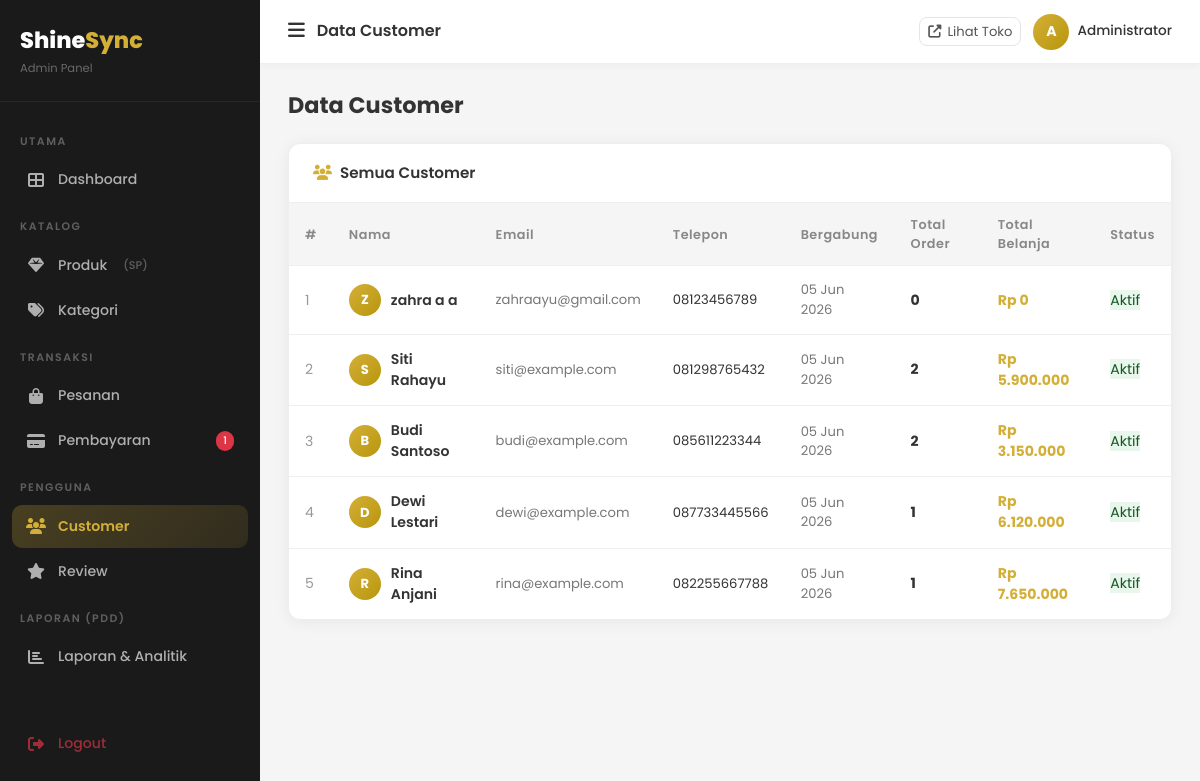
The app's page /admin/customers (signed in), older data.
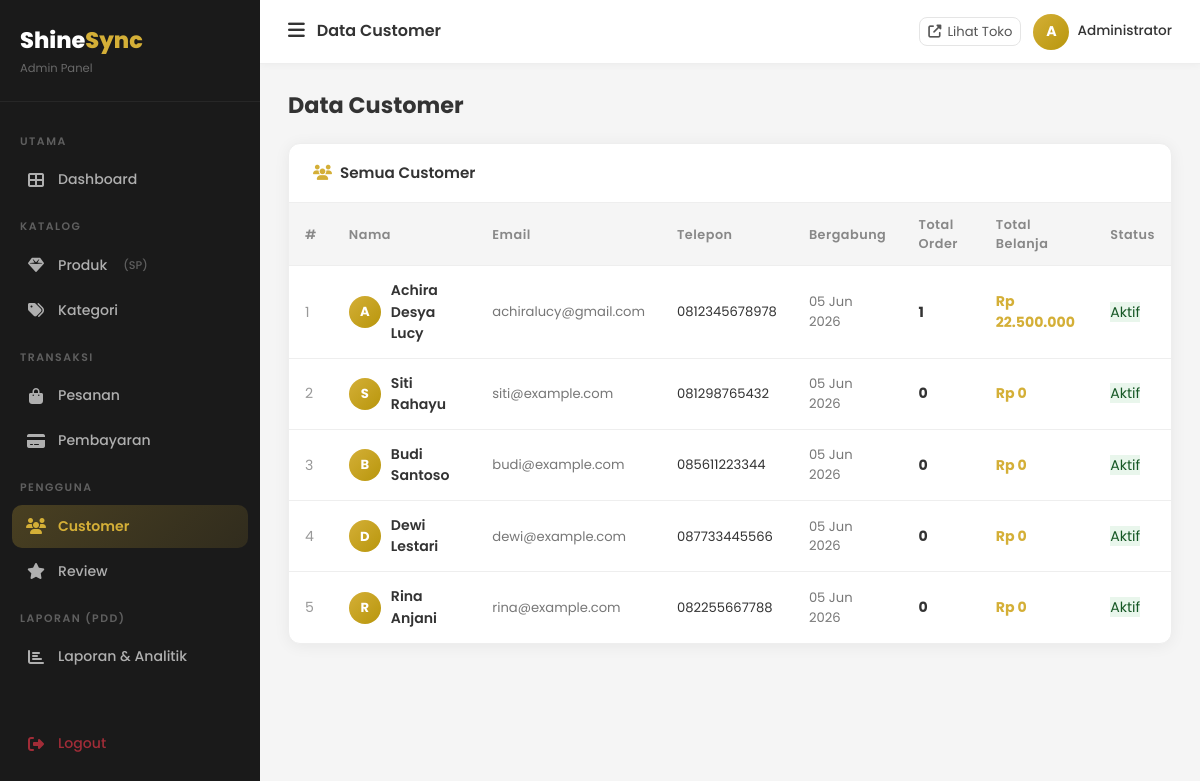
The same page, newer data.
### tables this page shows
CREATE TABLE `users` (
  `id` int UNSIGNED NOT NULL,
  `name` varchar(100) NOT NULL,
  `email` varchar(150) NOT NULL,
  `password` varchar(255) NOT NULL,
  `phone` varchar(20) DEFAULT NULL,
  `address` text,
  `avatar` varchar(255) DEFAULT 'default.png',
  `role` enum('admin','customer') NOT NULL DEFAULT 'customer',
  `is_active` tinyint(1) NOT NULL DEFAULT '1',
  `created_at` timestamp NULL DEFAULT CURRENT_TIMESTAMP,
  `updated_at` timestamp NULL DEFAULT CURRENT_TIMESTAMP ON UPDATE CURRENT_TIMESTAMP
);

### app/core/Controller.php (called while the page is built, shortened)
<?php
class Controller
{
    protected function view(string $viewPath, array $data = []): void
    {
        extract($data);
        $file = __DIR__ . '/../views/' . $viewPath . '.php';
        require $file;
    }
}

### app/controllers/DashboardController.php (called while the page is built, shortened)
<?php
class DashboardController extends Controller
{
    public function customers(): void
    {
        $customers = (new User())->getAllCustomers();
        $this->view('admin/customers/index', compact('customers', 'pageTitle'));
    }
}

### app/core/Database.php (called while the page is built, shortened)
<?php
class Database
{
    private static ?Database $instance = null;
    private mysqli $conn;
    private function __construct()
    {
        $this->conn = new mysqli(DB_HOST, DB_USER, DB_PASS, DB_NAME, DB_PORT);
        $this->conn->set_charset(DB_CHARSET);
    }
    public static function getInstance(): Database
    {
        if (self::$instance === null) {
            self::$instance = new self();
        }
        return self::$instance;
    }
    public function query(string $sql, array $params = []): array
    {
        if (empty($params)) {
            $result = $this->conn->query($sql);
            return $result->fetch_all(MYSQLI_ASSOC) ?: [];
        }
        $stmt = $this->prepare($sql, $params);
        $stmt->execute();
        $result = $stmt->get_result();
        return $result ? $result->fetch_all(MYSQLI_ASSOC) : [];
    }
    public function queryOne(string $sql, array $params = []): ?array
    {
        $rows = $this->query($sql, $params);
        return $rows[0] ?? null;
    }
}

### app/core/Model.php (called while the page is built, shortened)
<?php
class Model
{
    public function __construct()
    {
        $this->db = Database::getInstance();
    }
}

### app/models/Payment.php (called while the page is built, shortened)
<?php
class Payment extends Model
{
    public function getPendingCount(): int
    {
        $row = $this->db->queryOne(
            "SELECT COUNT(*) AS total FROM payments WHERE status='pending' AND proof_image IS NOT NULL"
        );
        return (int)($row['total'] ?? 0);
    }
}

### app/models/User.php (called while the page is built, shortened)
<?php
class User extends Model
{
    public function getAllCustomers(): array
    {
        return $this->db->query(
            "SELECT u.*, COUNT(DISTINCT o.id) AS total_orders, COALESCE(SUM(o.grand_total),0) AS total_spent
             FROM users u
             LEFT JOIN orders o ON u.id = o.user_id AND o.status != 'cancelled'
             WHERE u.role = 'customer'
             GROUP BY u.id
             ORDER BY u.created_at DESC"
        );
    }
}

### app/views/admin/customers/index.php (the view, shortened to what the changed rows need)
<?php
include __DIR__ . '/../../layouts/admin_header.php';
?>
<div class="admin-page-header"><h2>Data Customer</h2></div>
<div class="admin-card">
  <div style="overflow-x:auto;">
    <table class="admin-table">
      <thead><tr><th>#</th><th>Nama</th><th>Email</th><th>Telepon</th><th>Bergabung</th><th>Total Order</th><th>Total Belanja</th><th>Status</th></tr></thead>
      <tbody>
        <?php if(empty($customers)): ?>
        <tr><td colspan="8" style="text-align:center;padding:40px;color:#999;">Belum ada customer.</td></tr>
        <?php else: foreach($customers as $i=>$c): ?>
        <tr>
          <td style="color:#999;"><?= $i+1 ?></td>
          <td>
            <div style="display:flex;align-items:center;gap:10px;">
              <div style="width:32px;height:32px;border-radius:50%;background:linear-gradient(135deg,#D4AF37,#B8960C);display:flex;align-items:center;justify-content:center;color:#fff;font-weight:700;font-size:.82rem;flex-shrink:0;">
                <?= strtoupper(substr($c['name'],0,1)) ?>
              </div>
              <span style="font-weight:600;font-size:.88rem;"><?= htmlspecialchars($c['name']) ?></span>
            </div>
          </td>
          <td style="font-size:.82rem;color:#777;"><?= htmlspecialchars($c['email']) ?></td>
          <td style="font-size:.82rem;"><?= htmlspecialchars($c['phone']??'-') ?></td>
          <td style="font-size:.82rem;color:#777;"><?= date('d M Y',strtotime($c['created_at'])) ?></td>
          <td style="font-weight:700;"><?= $c['total_orders'] ?></td>
          <td style="font-weight:700;color:#D4AF37;">Rp <?= number_format($c['total_spent'],0,',','.') ?></td>
          <td><span class="status-badge" style="<?= $c['is_active']?'background:rgba(40,167,69,.1);color:#155724;':'background:rgba(220,53,69,.1);color:#721c24;' ?>"><?= $c['is_active']?'Aktif':'Nonaktif' ?></span></td>
        </tr>
        <?php endforeach; endif; ?>
      </tbody>
    </table>
  </div>
</div>
<?php include __DIR__ . '/../../layouts/admin_footer.php'; ?>

### app/views/layouts/admin_header.php (shortened to what the changed rows need)
<?php
$currentUri = trim(parse_url($_SERVER['REQUEST_URI'], PHP_URL_PATH), '/');
$baseUri = trim(parse_url(APP_URL, PHP_URL_PATH), '/');
$currentUri = $baseUri ? ltrim(substr($currentUri, strlen($baseUri)), '/') : $currentUri;
$parts = explode('/', $currentUri);
$segment1 = $parts[1] ?? '';
function adminNavActive(string $segment, string $current): string {
    return str_starts_with($current, $segment) ? 'active' : '';
}
?>
<!DOCTYPE html>
<html lang="id">
<head>
  <link rel="stylesheet" href="https://cdn.jsdelivr.net/npm/bootstrap@5.3.2/dist/css/bootstrap.min.css">
  <link rel="stylesheet" href="https://cdnjs.cloudflare.com/ajax/libs/font-awesome/6.5.0/css/all.min.css">
  <link rel="stylesheet" href="<?= APP_URL ?>/public/css/admin.css">
</head>
<body>
<aside class="admin-sidebar" id="admin-sidebar">
  <nav class="sidebar-menu">
    <a href="<?= APP_URL ?>/admin/payments" class="sidebar-link <?= adminNavActive('payments', $segment1) ?>">
      <i class="fas fa-credit-card"></i> Pembayaran
      <?php
      $pendingCount = (new Payment())->getPendingCount();
      if ($pendingCount > 0): ?>
      <span class="badge-pill"><?= $pendingCount ?></span>
      <?php endif; ?>
    </a>
  </nav>
</aside>
<div class="admin-main">
  <div class="admin-content">

Row changes from the older to the newer data that the page shows:
removed users: name "Z", name "zahra a a", email "zahraayu@gmail.com", phone "08123456789", created_at "05 Jun 2026", total_orders "0", total_spent "0", is_active "Aktif"
removed users: name "S", name "Siti Rahayu", email "siti@example.com", phone "081298765432", created_at "05 Jun 2026", total_orders "2", total_spent "5.900.000", is_active "Aktif"
removed users: name "B", name "Budi Santoso", email "budi@example.com", phone "085611223344", created_at "05 Jun 2026", total_orders "2", total_spent "3.150.000", is_active "Aktif"
removed users: name "D", name "Dewi Lestari", email "dewi@example.com", phone "087733445566", created_at "05 Jun 2026", total_orders "1", total_spent "6.120.000", is_active "Aktif"
removed users: name "R", name "Rina Anjani", email "rina@example.com", phone "082255667788", created_at "05 Jun 2026", total_orders "1", total_spent "7.650.000", is_active "Aktif"
added users: name "A", name "Achira Desya Lucy", email "achiralucy@gmail.com", phone "0812345678978", created_at "05 Jun 2026", total_orders "1", total_spent "22.500.000", is_active "Aktif"
added users: name "S", name "Siti Rahayu", email "siti@example.com", phone "081298765432", created_at "05 Jun 2026", total_orders "0", total_spent "0", is_active "Aktif"
added users: name "B", name "Budi Santoso", email "budi@example.com", phone "085611223344", created_at "05 Jun 2026", total_orders "0", total_spent "0", is_active "Aktif"
added users: name "D", name "Dewi Lestari", email "dewi@example.com", phone "087733445566", created_at "05 Jun 2026", total_orders "0", total_spent "0", is_active "Aktif"
added users: name "R", name "Rina Anjani", email "rina@example.com", phone "082255667788", created_at "05 Jun 2026", total_orders "0", total_spent "0", is_active "Aktif"
Text that changed along with them:
$pendingCount: "1" → (not shown)
